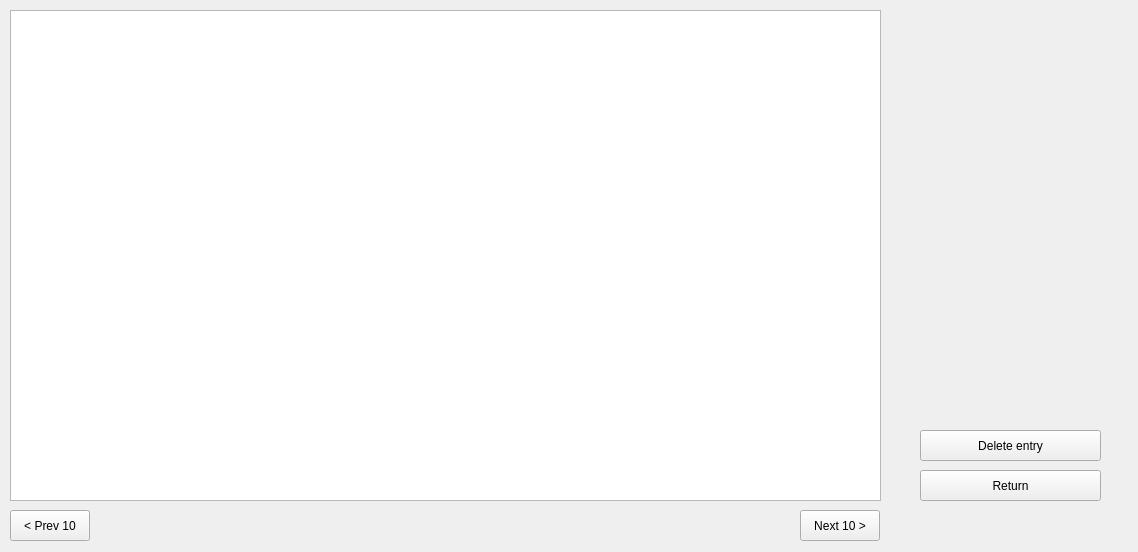
<?xml version="1.0" encoding="UTF-8"?>
<ui version="4.0">
 <class>Form</class>
 <widget class="QWidget" name="Form">
  <property name="geometry">
   <rect>
    <x>0</x>
    <y>0</y>
    <width>1138</width>
    <height>552</height>
   </rect>
  </property>
  <property name="windowTitle">
   <string>Form</string>
  </property>
  <property name="layoutDirection">
   <enum>Qt::LeftToRight</enum>
  </property>
  <widget class="QTableView" name="list_tbl">
   <property name="geometry">
    <rect>
     <x>10</x>
     <y>10</y>
     <width>871</width>
     <height>491</height>
    </rect>
   </property>
   <property name="selectionMode">
    <enum>QAbstractItemView::SingleSelection</enum>
   </property>
   <property name="selectionBehavior">
    <enum>QAbstractItemView::SelectRows</enum>
   </property>
  </widget>
  <widget class="QPushButton" name="delete_btn">
   <property name="geometry">
    <rect>
     <x>920</x>
     <y>430</y>
     <width>181</width>
     <height>31</height>
    </rect>
   </property>
   <property name="text">
    <string>Delete entry</string>
   </property>
  </widget>
  <widget class="QPushButton" name="next_btn">
   <property name="geometry">
    <rect>
     <x>800</x>
     <y>510</y>
     <width>80</width>
     <height>31</height>
    </rect>
   </property>
   <property name="text">
    <string>Next 10 &gt;</string>
   </property>
  </widget>
  <widget class="QPushButton" name="prev_btn">
   <property name="geometry">
    <rect>
     <x>10</x>
     <y>510</y>
     <width>80</width>
     <height>31</height>
    </rect>
   </property>
   <property name="text">
    <string>&lt; Prev 10</string>
   </property>
  </widget>
  <widget class="QPushButton" name="return_btn">
   <property name="geometry">
    <rect>
     <x>920</x>
     <y>470</y>
     <width>181</width>
     <height>31</height>
    </rect>
   </property>
   <property name="text">
    <string>Return</string>
   </property>
  </widget>
 </widget>
 <resources/>
 <connections/>
</ui>
